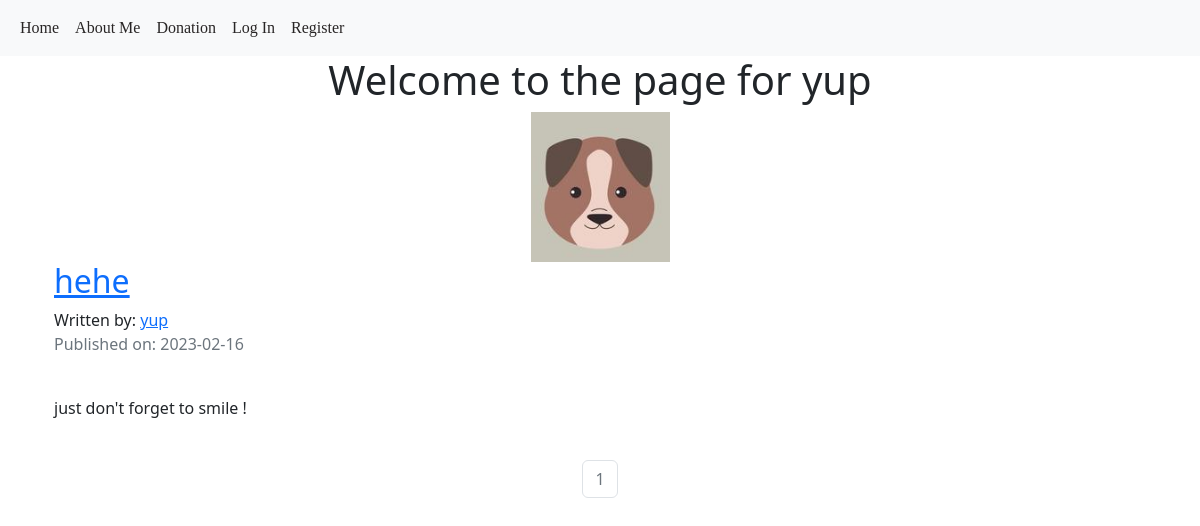
/yup, run on the app's committed database.
### puppycompanyblog/models.py (models this page shows, shortened)
class User(db.Model, UserMixin):
    __tablename__ = 'users'
    id = db.Column(db.Integer, primary_key = True)
    profile_image = db.Column(db.String(20), nullable=False, default='default_profile.png')
    email = db.Column(db.String(64), unique=True, index=True)
    username = db.Column(db.String(64), unique=True, index=True)
    password_hash = db.Column(db.String(128))
    posts = db.relationship('BlogPost', backref='author', lazy=True)

class BlogPost(db.Model):
    users = db.relationship(User)
    id = db.Column(db.Integer, primary_key=True)
    user_id = db.Column(db.Integer, db.ForeignKey('users.id'), nullable=False)
    date = db.Column(db.DateTime, nullable=False, default=datetime.utcnow)
    title = db.Column(db.String(140), nullable=False)
    text = db.Column(db.Text, nullable=False)

### puppycompanyblog/users/views.py (the view)
@users.route("/<username>")
def user_posts(username):
    page = request.args.get('page', 1, type=int)
    user = User.query.filter_by(username=username).first_or_404()
    blog_posts = BlogPost.query.filter_by(author=user).order_by(BlogPost.date.desc()).paginate(page=page, per_page=5)
    return render_template('user_blog_posts.html', blog_posts=blog_posts, user=user)

### puppycompanyblog/templates/user_blog_posts.html (shortened to what this page needs)
{% extends "base.html" %}
{% block content %}
<div class="container">
  <div class="jumbotron">
    <div align='center'>
      <h1 >Welcome to the page for {{user.username}}</h1>
      <img align='center' src="{{ url_for('static', filename='profile_pics/' + user.profile_image) }}">
    </div>
  </div>
{% for post in blog_posts.items %}
          <h2><a href="{{ url_for('blog_posts.blog_post', blog_post_id=post.id) }}">{{ post.title }}</a></h2>
          Written by: <a href="{{ url_for('users.user_posts', username=post.author.username) }}">{{ post.author.username }}</a>
          <p class="text-muted">Published on: {{ post.date.strftime('%Y-%m-%d') }}</p>
          <br>
            <p>{{post.text}}</p>
          <br>
{% endfor %}
</div>
<nav aria-label="Page navigation example">
  <ul class="pagination justify-content-center">
    {% for page_num in blog_posts.iter_pages(left_edge=1, right_edge=1, left_current=1, right_current=2) %}
            {% if blog_posts.page == page_num %}
              <li class="page-item disabled">
                <a class="page-link" href="{{ url_for('users.user_posts', username=user.username, page=page_num) }}">{{ page_num }}</a></li>
            {% else %}
              <li class="page-item"><a class="page-link" href="{{ url_for('users.user_posts', username=user.username, page=page_num) }}">{{ page_num }}</a></li>
            {% endif %}
    {% endfor %}
</nav>
{% endblock content %}

### data on the page
User: username "yup", profile_image (placeholder picture)
BlogPost: title "hehe", author.username "yup", date "2023-02-16", text "just don't forget to smile !"

### other printed values
{{ page_num }} "1"
